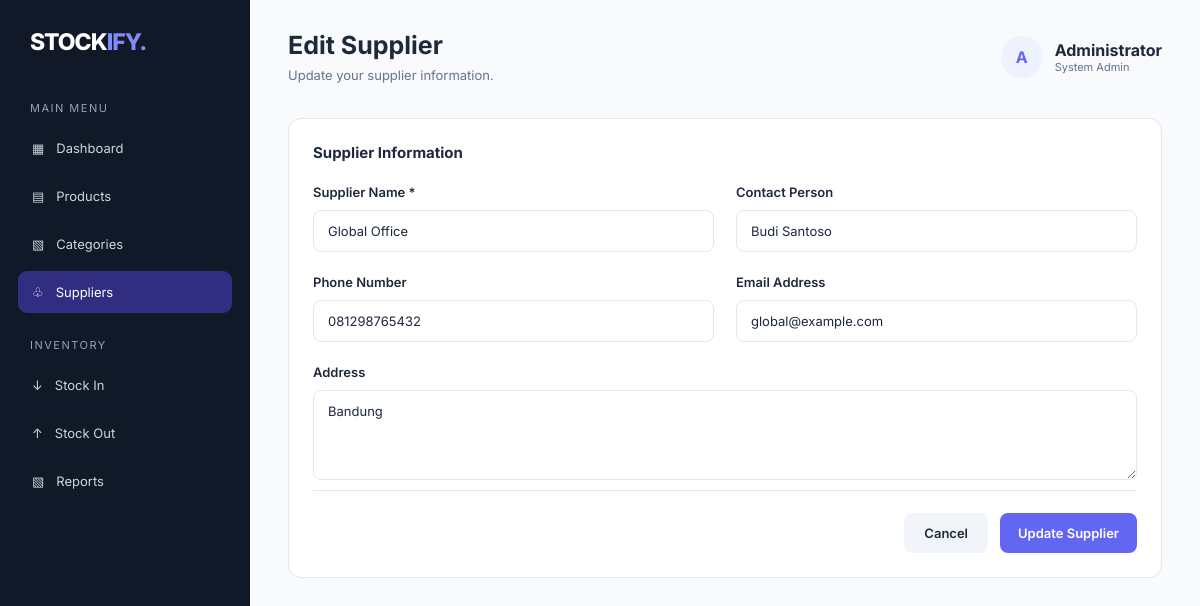
/index.php?url=suppliers/edit&id=2 (signed in), run on the app's committed database.
### tables this page shows
CREATE TABLE `suppliers` (
  `id` int(11) NOT NULL,
  `name` varchar(150) NOT NULL,
  `contact_person` varchar(100) DEFAULT NULL,
  `phone` varchar(20) DEFAULT NULL,
  `email` varchar(100) DEFAULT NULL,
  `address` text DEFAULT NULL,
  `created_at` timestamp NOT NULL DEFAULT current_timestamp()
);

### app/controllers/SuppliersController.php (called while the page is built, shortened)
<?php
class SuppliersController extends Controller
{
    private $supplier;
    public function __construct()
    {
        $this->supplier = $this->model('Supplier');
    }
    public function edit()
    {
        $id = filter_input(INPUT_GET, 'id', FILTER_VALIDATE_INT);
        $supplier = $this->supplier->getById($id);
        $data = [
            'title' => 'Edit Supplier - Stockify',
            'supplier' => $supplier
        ];
        $this->view('suppliers/edit', $data);
    }
}

### app/core/Router.php (called while the page is built, shortened)
<?php
class Router
{
    public function dispatch()
    {
        $url = $_GET['url'] ?? 'dashboard/index';
        $url = trim($url, '/');
        $url = filter_var($url, FILTER_SANITIZE_URL);
        $segments = explode('/', $url);
        $method = $segments[1] ?? 'index';
        $controller = new $controllerName();
        $controller->$method();
    }
}

### public/index.php (called while the page is built, shortened)
<?php
require_once __DIR__ . '/../app/core/Database.php';
require_once __DIR__ . '/../app/core/Model.php';
require_once __DIR__ . '/../app/core/Controller.php';
require_once __DIR__ . '/../app/core/Router.php';
$router = new Router();
$router->dispatch();

### app/core/Model.php (called while the page is built, shortened)
<?php
require_once __DIR__ . '/Database.php';
class Model
{
    public function __construct()
    {
        $database = new Database();
        $this->db = $database->connect();
    }
}

### app/core/Database.php (called while the page is built, shortened)
<?php
class Database
{
    private $host = 'localhost';
    private $dbname = 'stockify_db';
    private $username = 'root';
    private $password = '';
    public function connect()
    {
        try {
            $this->connection = new PDO(
                "mysql:host={$this->host};dbname={$this->dbname};charset=utf8mb4",
                $this->username,
                $this->password
            );
            $this->connection->setAttribute(
                PDO::ATTR_ERRMODE,
                PDO::ERRMODE_EXCEPTION
            );
            $this->connection->setAttribute(
                PDO::ATTR_DEFAULT_FETCH_MODE,
                PDO::FETCH_ASSOC
            );
            return $this->connection;
        } catch (PDOException $e) {
            die("Database connection failed: " . $e->getMessage());
        }
    }
}

### app/models/Supplier.php (called while the page is built, shortened)
<?php
class Supplier extends Model
{
    public function getById($id)
    {
        $query = "
            SELECT *
            FROM suppliers
            WHERE id = :id
        ";
        $stmt = $this->db->prepare($query);
        $stmt->execute(['id' => $id]);
        return $stmt->fetch();
    }
}

### app/views/suppliers/edit.php (the view, shortened to what this page needs)
<!DOCTYPE html>
<html lang="id">
<head>
    <link rel="stylesheet" href="assets/css/style.css">
</head>
<body>
<div class="app-container">
    <aside class="sidebar">
        <div class="brand">STOCK<span>IFY.</span></div>
        <p class="menu-label">Main Menu</p>
        <ul class="nav-menu">
            <li><a href="index.php"><span>▦</span><span class="nav-text">Dashboard</span></a></li>
            <li><a href="index.php?url=products/index"><span>▤</span><span class="nav-text">Products</span></a></li>
            <li><a href="index.php?url=categories/index"><span>▧</span><span class="nav-text">Categories</span></a></li>
            <li><a href="index.php?url=suppliers/index" class="active"><span>♧</span><span class="nav-text">Suppliers</span></a></li>
        </ul>
        <p class="menu-label">Inventory</p>
        <ul class="nav-menu">
            <li><a href="#"><span>↓</span><span class="nav-text">Stock In</span></a></li>
            <li><a href="#"><span>↑</span><span class="nav-text">Stock Out</span></a></li>
            <li><a href="#"><span>▧</span><span class="nav-text">Reports</span></a></li>
        </ul>
    </aside>
    <main class="main-content">
        <header class="topbar">
            <div class="page-heading">
                <h1>Edit Supplier</h1>
                <p>Update your supplier information.</p>
            </div>
            <div class="user-profile">
                <div class="avatar">A</div>
                <div>
                    <strong>Administrator</strong>
                    <p style="font-size:11px;color:#64748B;">
                        System Admin
                    </p>
                </div>
            </div>
        </header>
        <div class="panel">
            <div class="panel-header">
                <h3>Supplier Information</h3>
            </div>
            <form action="index.php?url=suppliers/update" method="POST">
                <div class="form-grid">
                    <div class="form-group">
                        <label>Supplier Name *</label>
                        <input
                            type="text"
                            name="name"
                            value="<?= htmlspecialchars($supplier['name']) ?>"
                            maxlength="100"
                            required
                        >
                    </div>
                    <div class="form-group">
                        <label>Contact Person</label>
                        <input
                            type="text"
                            name="contact_person"
                            value="<?= htmlspecialchars($supplier['contact_person']) ?>"
                        >
                    </div>
                    <div class="form-group">
                        <label>Phone Number</label>
                        <input
                            type="text"
                            name="phone"
                            value="<?= htmlspecialchars($supplier['phone']) ?>"
                        >
                    </div>
                    <div class="form-group">
                        <label>Email Address</label>
                        <input
                            type="email"
                            name="email"
                            value="<?= htmlspecialchars($supplier['email']) ?>"
                        >
                    </div>
                    <div class="form-group full-width">
                        <label>Address</label>
                        <textarea
                            name="address"
                            rows="4"
                        ><?= htmlspecialchars($supplier['address']) ?></textarea>
                    </div>
                </div>
                <div class="form-actions">
                    <a
                        href="index.php?url=suppliers/index"
                        class="btn-cancel"
                    >
                        Cancel
                    </a>
                    <button type="submit" class="btn-primary">
                        Update Supplier
                    </button>
                </div>
            </form>
        </div>
    </main>
</div>
</body>
</html>

### public/assets/css/style.css (style rules this page uses)
:root { --primary: #6366F1; --primary-light: #EEF2FF; --sidebar: #111827; --background: #F8FAFC; --white: #FFFFFF; --text: #1E293B; --muted: #64748B; --border: #E2E8F0; --success: #10B981; --danger: #EF4444; }
* { margin: 0; padding: 0; box-sizing: border-box; }
body { font-family: 'Inter', sans-serif; background: var(--background); color: var(--text); }
.app-container { display: flex; min-height: 100vh; }
.sidebar { width: 250px; background: var(--sidebar); color: white; padding: 28px 18px; position: fixed; top: 0; bottom: 0; left: 0; z-index: 1000; }
.brand { font-size: 23px; font-weight: 800; letter-spacing: -1px; padding: 0 12px; margin-bottom: 45px; }
.brand span { color: #818CF8; }
.menu-label { font-size: 11px; color: #94A3B8; margin: 25px 12px 12px; text-transform: uppercase; letter-spacing: 1.5px; }
.nav-menu { list-style: none; }
.nav-menu a { display: flex; align-items: center; gap: 12px; padding: 13px 14px; margin-bottom: 6px; color: #CBD5E1; text-decoration: none; border-radius: 9px; font-size: 13px; transition: 0.2s; }
.nav-menu a:hover, .nav-menu a.active { background: #312E81; color: white; }
.nav-menu a { position: relative; z-index: 1001; cursor: pointer; pointer-events: auto; }
.main-content { width: calc(100% - 250px); margin-left: 250px; padding: 30px 38px; }
.topbar { display: flex; justify-content: space-between; align-items: center; margin-bottom: 35px; }
.page-heading h1 { font-size: 25px; font-weight: 700; }
.page-heading p { font-size: 13px; color: var(--muted); margin-top: 7px; }
.user-profile { display: flex; align-items: center; gap: 12px; }
.avatar { width: 42px; height: 42px; background: var(--primary-light); color: var(--primary); display: flex; align-items: center; justify-content: center; border-radius: 50%; font-weight: 700; }
.panel { background: var(--white); border: 1px solid var(--border); border-radius: 13px; padding: 24px; }
.panel-header { display: flex; justify-content: space-between; align-items: center; margin-bottom: 22px; }
.panel-header h3 { font-size: 15px; }
.btn-primary { display: inline-flex; align-items: center; justify-content: center; padding: 12px 18px; background: var(--primary); color: white; text-decoration: none; border-radius: 8px; font-size: 13px; font-weight: 600; transition: 0.2s; white-space: nowrap; }
.form-grid { display: grid; grid-template-columns: repeat(2, 1fr); gap: 22px; }
.form-group { display: flex; flex-direction: column; gap: 9px; }
.form-group label { font-size: 13px; font-weight: 600; color: var(--text); }
.form-group input, .form-group select, .form-group textarea { width: 100%; padding: 12px 14px; border: 1px solid var(--border); border-radius: 8px; outline: none; background: white; font-family: inherit; font-size: 13px; color: var(--text); }
.form-group textarea { resize: vertical; }
.full-width { grid-column: 1 / -1; }
.form-actions { display: flex; justify-content: flex-end; gap: 12px; margin-top: 30px; padding-top: 22px; border-top: 1px solid var(--border); }
.btn-cancel { display: inline-flex; align-items: center; padding: 12px 20px; background: #F1F5F9; color: var(--text); text-decoration: none; border-radius: 8px; font-size: 13px; font-weight: 600; }
.form-actions .btn-primary { border: none; cursor: pointer; font-family: inherit; }
.form-group { display: flex; flex-direction: column; gap: 10px; }
.form-group label { font-size: 13px; font-weight: 600; }
.full-width { grid-column: span 2; }
.form-actions { grid-column: span 2; display: flex; justify-content: flex-end; gap: 12px; margin-top: 10px; }
.btn-cancel { padding: 12px 20px; background: #F1F5F9; color: var(--text); text-decoration: none; border-radius: 8px; font-size: 13px; }

### data on the page
suppliers: name "Global Office", contact_person "Budi Santoso", phone "081298765432", email "global@example.com", address "Bandung"
